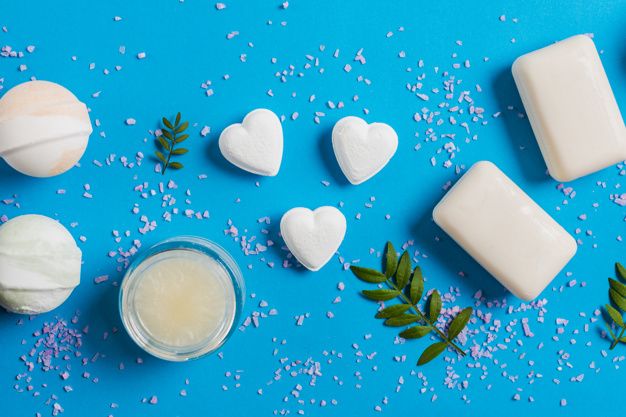
#> input picture TP/A4S7/image/TD2/soap_image.jpg, 626 x 417 px
$ jupyter execute --allow-errors TD2.ipynb
#> lines starting #> are read from the running program, lines starting #| are printed output that depends on the picture; after the words box and inside, x2 and y2 are one past the last pixel; in counts of white or black regions, pixels touching at a corner belong together
# TD2 Victor Bouvier d'Acher

[cell 1]
from skimage import data, color, filters, util, measure
from skimage.color import label2rgb, rgb2gray
from skimage.util import random_noise
from skimage.filters import sobel, gaussian, threshold_otsu
from skimage.restoration import inpaint, denoise_tv_chambolle, denoise_bilateral
from skimage.morphology import disk
from skimage.segmentation import slic
from pykuwahara import kuwahara
import numpy as np
import matplotlib.pyplot as plt
import matplotlib.image as mpimg
from scipy.ndimage import binary_dilation

[cell 2]
def show_image(image, title='Image', cmap_type= 'gray'):
    plt.imshow(image, cmap=cmap_type)
    plt.title(title)
    plt.axis('off')
    plt.show()

[cell 3]
def plot_comparison(original, modified, title_original,title_modified):
    fig, (ax1, ax2) = plt.subplots(ncols=2, figsize=(8, 6),
    sharex=True,sharey=True)
    ax1.imshow(original ,cmap = 'viridis')
    ax1.set_title(title_original)
    ax1.axis('off')
    ax2.imshow(modified, cmap = 'gray')
    ax2.set_title(title_modified)
    ax2.axis('off')

[cell 4]
def show_image_contour(image, contours):
    plt.figure()
    for n, contour in enumerate(contours):
        plt.plot(contour[:, 1], contour[:, 0], linewidth=3)
    plt.imshow(image, interpolation='nearest', cmap='gray_r')
    plt.title('Contours')
    plt.axis('off')

[cell 5]
def get_mask(image):
    # Create mask with six block defect regions
    mask = np.zeros(image.shape[:-1], dtype=bool)
    mask[20:60, 0:20] = 1
    mask[160:180, 70:155] = 1
    mask[30:60, 170:195] = 1
    mask[-60:-30, 170:195] = 1
    mask[-180:-160, 70:155] = 1
    mask[-60:-20, 0:20] = 1

    # add a few long, narrow defects
    mask[200:205, -200:] = 1
    mask[150:255, 20:23] = 1
    mask[365:368, 60:130] = 1

    # add randomly positioned small point-like defects
    rstate = np.random.default_rng(0)
    for radius in [0, 2, 4]:
        # larger defects are less common
        thresh = 3 + 0.25 * radius  # make larger defects less commmon
        tmp_mask = rstate.standard_normal(image.shape[:-1]) > thresh
        if radius > 0:
            tmp_mask = binary_dilation(tmp_mask, disk(radius, dtype=bool))
        mask[tmp_mask] = 1
    return mask

1. Exercice

[cell 6]
soaps_image = mpimg.imread('soap_image.jpg')
#> soaps_image is the input picture: shape (417, 626, 3); mean R, G, B 56.5, 165.4, 199.6


soaps_image_gray = color.rgb2gray(soaps_image)
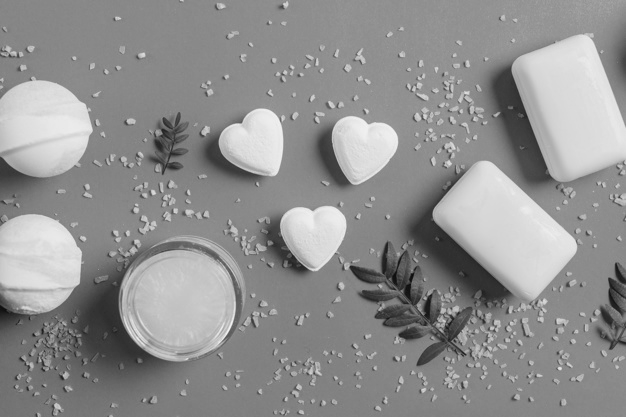
#> soaps_image_gray: shape (417, 626) float64; min 0.0424, max 0.962, mean 0.568
dete = sobel(soaps_image_gray)
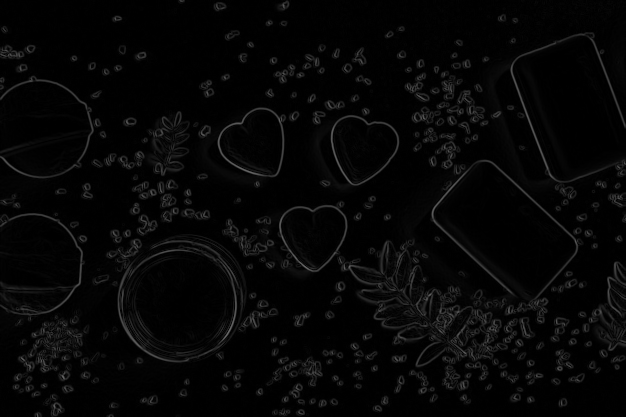
#> dete: shape (417, 626) float64; min 0, max 0.423, mean 0.026


show_image(soaps_image, "Original")
show_image(dete, "Gray")

2. Exercice

[cell 7]
building_image = mpimg.imread('building_image.jpg')
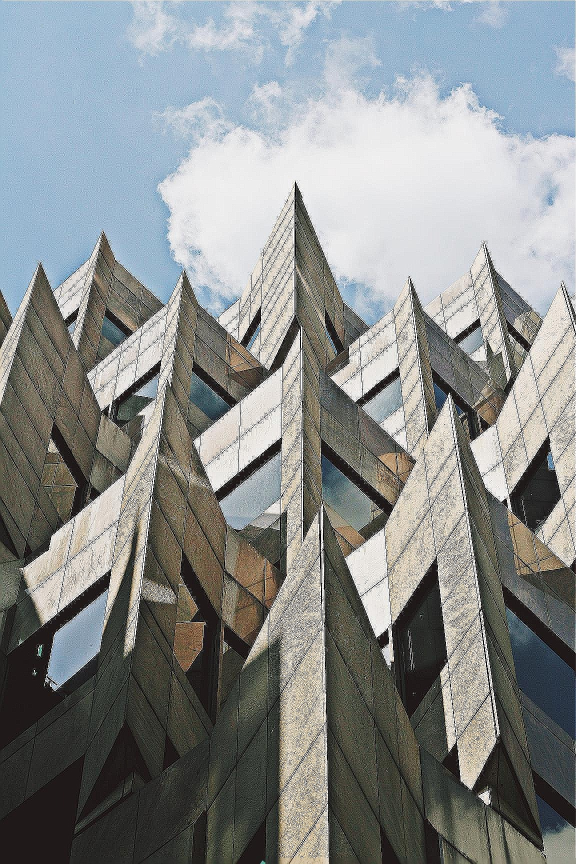
#> input picture TP/A4S7/image/TD2/building_image.jpg, 1152 x 1728 px (shown at 1/2 size)
#> building_image is the input picture: shape (1728, 1152, 3); mean R, G, B 136.2, 139.8, 139.3

gaussian_image = gaussian(building_image, channel_axis=True)

plot_comparison(building_image, gaussian_image, "Original", "Gaussian image")

3. Exercice

[cell 8]
astronaut = mpimg.imread('astronaut.jpg')
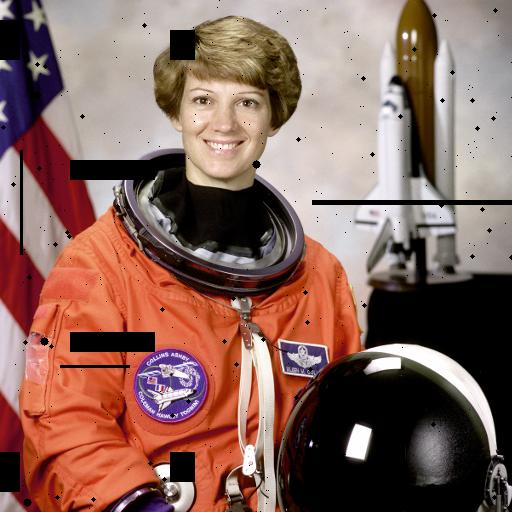
#> input picture TP/A4S7/image/TD2/astronaut.jpg, 512 x 512 px
#> astronaut is the input picture: shape (512, 512, 3); mean R, G, B 136, 102, 93

mask = get_mask(astronaut)
#> after the loop in get_mask, `for radius in [0, 2, 4]:`:
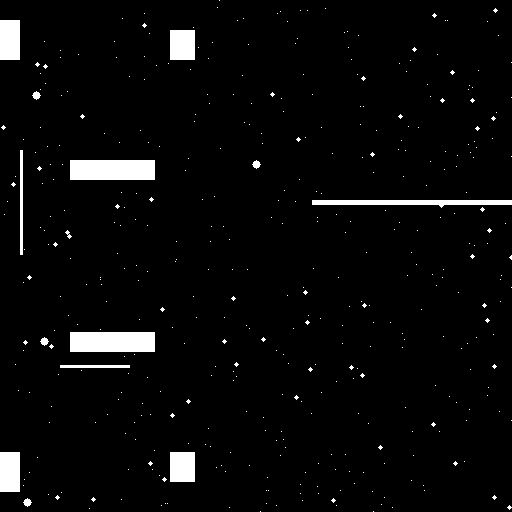
#> mask: shape (512, 512) bool; 3.6% white; 424 white regions (410 under 20 px), largest, box (x1, y1, x2, y2) and area: (70, 160, 155, 180) 1700, (70, 332, 155, 352) 1700, (312, 200, 512, 208) 1009

restored_image = inpaint.inpaint_biharmonic(astronaut, mask, channel_axis=-1)

plot_comparison(astronaut, restored_image, "Original", "Restored")

4. Exercice

[cell 9]
image_with_balloons = mpimg.imread('tour.jpg')
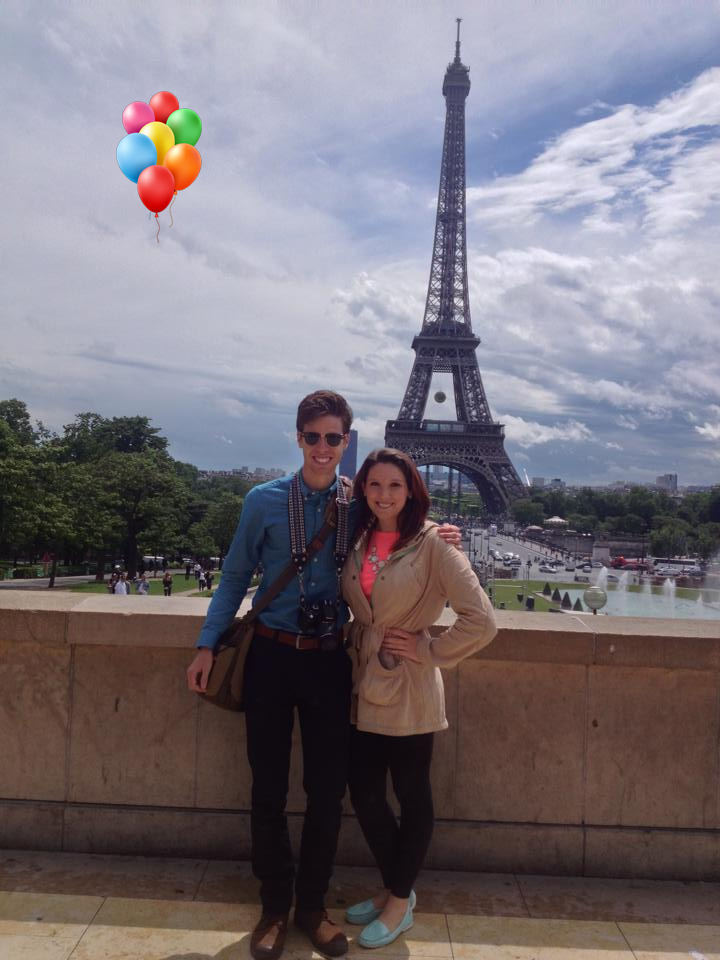
#> input picture TP/A4S7/image/TD2/tour.jpg, 720 x 960 px
#> image_with_balloons is the input picture: shape (960, 720, 3); mean R, G, B 121.4, 114.5, 122.1

mask = np.zeros(image_with_balloons.shape[:-1], dtype=bool)

mask[50:240, 100:220 ] = 1

image_without_balloons = inpaint.inpaint_biharmonic(image_with_balloons, mask, channel_axis=-1)

plot_comparison(image_with_balloons,image_without_balloons , 'Image with balloons' , 'Image without balloons')

5. Exercice

[cell 10]
fruit_image = mpimg.imread('fruits_square.jpg')
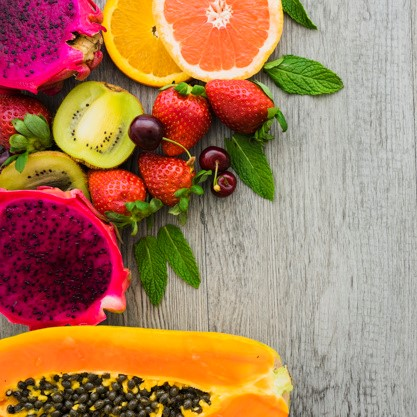
#> input picture TP/A4S7/image/TD2/fruits_square.jpg, 417 x 417 px
#> fruit_image is the input picture: shape (417, 417, 3); mean R, G, B 170.2, 126.7, 93.8

noise = random_noise(fruit_image)

plot_comparison(fruit_image, noise, "Original", "Noise")

6. Exercice

[cell 11]
dog = mpimg.imread('miny.jpeg')
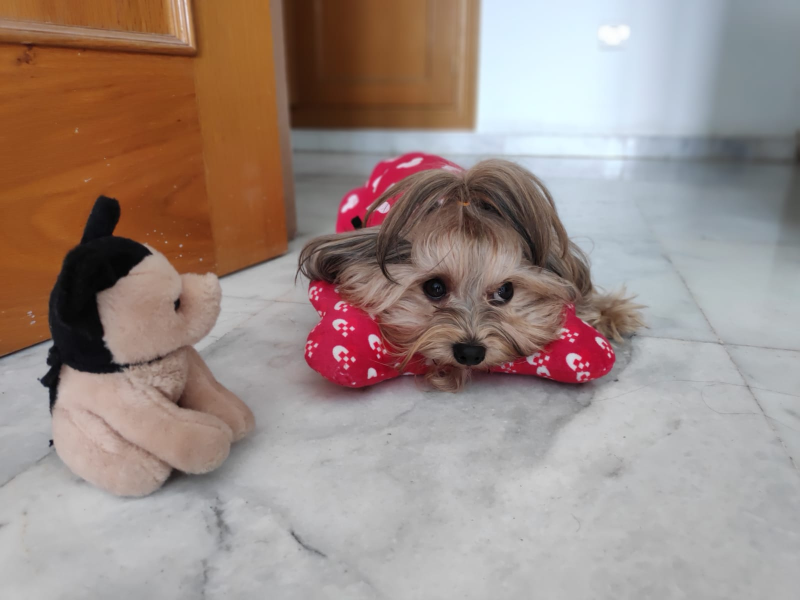
#> input picture TP/A4S7/image/TD2/miny.jpeg, 1600 x 1200 px (shown at 1/2 size)
#> dog is the input picture: shape (1200, 1600, 3); mean R, G, B 157, 139.9, 133.1

denoised = denoise_tv_chambolle(dog, weight=0.1, channel_axis=-1)

plot_comparison(dog, denoised, "Original", "Denoised")

7. Exercice

#> (a cell that did not finish here is left out)

8. Exercice

#> (a cell that did not finish here is left out)

9. Exercice

#> (a cell that did not finish here is left out)

10. Exercice

#> (a cell that did not finish here is left out)

12. Exercice

#> (a cell that did not finish here is left out)

13. Exercice

[cell 17]
cheval = data.horse()
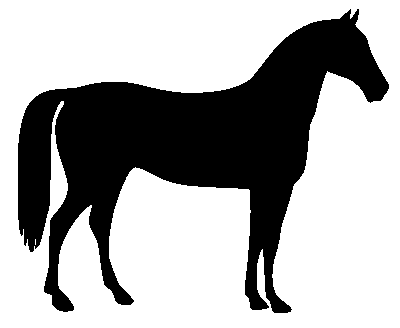
#> input picture skimage.data.horse(), 400 x 328 px
#> cheval is the input picture: shape (328, 400) bool; 66.9% white; 1 black region, box (x1, y1, x2, y2) and area: (18, 9, 389, 313) 43412

# thresh = threshold_otsu(cheval)

# thresholded = cheval > thresh

contours = measure.find_contours(cheval, 0.8)
#> contours = 2 point arrays, longest 2645 points

show_image_contour(cheval, contours)
#> the loop in show_image_contour, `for n, contour in enumerate(contours):` made 2 passes
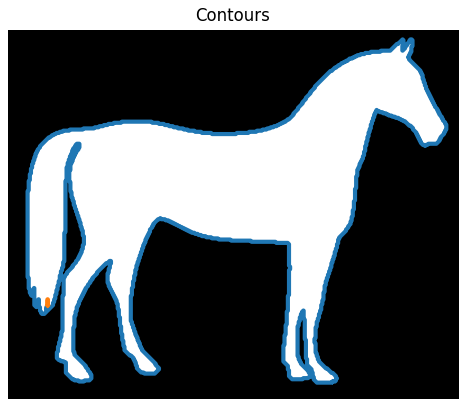
#> figure drawn by matplotlib, 1 panel
